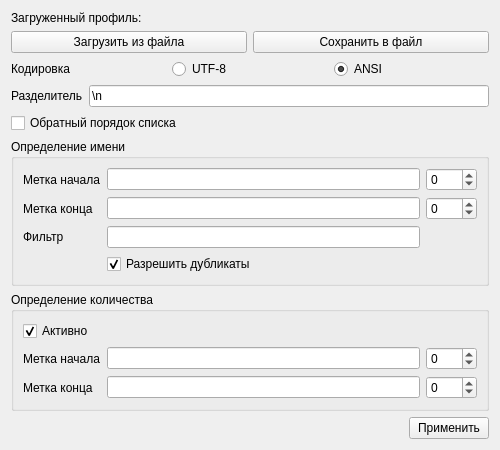
<?xml version="1.0" encoding="UTF-8"?>
<ui version="4.0">
 <class>ProfileSetter</class>
 <widget class="QWidget" name="ProfileSetter">
  <property name="geometry">
   <rect>
    <x>0</x>
    <y>0</y>
    <width>500</width>
    <height>411</height>
   </rect>
  </property>
  <property name="sizePolicy">
   <sizepolicy hsizetype="Fixed" vsizetype="Fixed">
    <horstretch>0</horstretch>
    <verstretch>0</verstretch>
   </sizepolicy>
  </property>
  <property name="windowTitle">
   <string>Настройка профиля</string>
  </property>
  <layout class="QVBoxLayout" name="verticalLayout" stretch="0,0,0,0,0,1,1,0">
   <item>
    <widget class="QLabel" name="label_loaded">
     <property name="text">
      <string>Загруженный профиль: </string>
     </property>
    </widget>
   </item>
   <item>
    <layout class="QHBoxLayout" name="horizontalLayout_2">
     <item>
      <widget class="QPushButton" name="pushButton_load">
       <property name="text">
        <string>Загрузить из файла</string>
       </property>
      </widget>
     </item>
     <item>
      <widget class="QPushButton" name="pushButton_save">
       <property name="text">
        <string>Сохранить в файл</string>
       </property>
      </widget>
     </item>
    </layout>
   </item>
   <item>
    <layout class="QHBoxLayout" name="horizontalLayout_4">
     <item>
      <widget class="QLabel" name="label_6">
       <property name="text">
        <string>Кодировка</string>
       </property>
      </widget>
     </item>
     <item>
      <widget class="QRadioButton" name="radioButton_utf8">
       <property name="text">
        <string>UTF-8</string>
       </property>
      </widget>
     </item>
     <item>
      <widget class="QRadioButton" name="radioButton_ansi">
       <property name="text">
        <string>ANSI</string>
       </property>
       <property name="checked">
        <bool>true</bool>
       </property>
      </widget>
     </item>
    </layout>
   </item>
   <item>
    <layout class="QHBoxLayout" name="horizontalLayout_3">
     <item>
      <widget class="QLabel" name="label_5">
       <property name="minimumSize">
        <size>
         <width>71</width>
         <height>0</height>
        </size>
       </property>
       <property name="text">
        <string>Разделитель</string>
       </property>
      </widget>
     </item>
     <item>
      <widget class="QLineEdit" name="lineEdit_splitter">
       <property name="text">
        <string>\n</string>
       </property>
       <property name="alignment">
        <set>Qt::AlignLeading|Qt::AlignLeft|Qt::AlignVCenter</set>
       </property>
      </widget>
     </item>
    </layout>
   </item>
   <item>
    <widget class="QCheckBox" name="checkBox_invertedOrder">
     <property name="text">
      <string>Обратный порядок списка</string>
     </property>
    </widget>
   </item>
   <item>
    <widget class="QGroupBox" name="groupBox">
     <property name="title">
      <string>Определение имени</string>
     </property>
     <layout class="QGridLayout" name="gridLayout_2" columnstretch="0,0,0">
      <item row="1" column="1">
       <widget class="QLineEdit" name="lineEdit_nameEnd">
        <property name="alignment">
         <set>Qt::AlignLeading|Qt::AlignLeft|Qt::AlignVCenter</set>
        </property>
       </widget>
      </item>
      <item row="0" column="1">
       <widget class="QLineEdit" name="lineEdit_nameStart">
        <property name="alignment">
         <set>Qt::AlignLeading|Qt::AlignLeft|Qt::AlignVCenter</set>
        </property>
       </widget>
      </item>
      <item row="1" column="0">
       <widget class="QLabel" name="label_4">
        <property name="text">
         <string>Метка конца</string>
        </property>
       </widget>
      </item>
      <item row="0" column="0">
       <widget class="QLabel" name="label_3">
        <property name="text">
         <string>Метка начала</string>
        </property>
       </widget>
      </item>
      <item row="2" column="0">
       <widget class="QLabel" name="label_7">
        <property name="text">
         <string>Фильтр</string>
        </property>
       </widget>
      </item>
      <item row="3" column="1">
       <widget class="QCheckBox" name="checkBox_allowDub">
        <property name="text">
         <string>Разрешить дубликаты</string>
        </property>
        <property name="checked">
         <bool>true</bool>
        </property>
       </widget>
      </item>
      <item row="2" column="1">
       <widget class="QLineEdit" name="lineEdit_filter">
        <property name="toolTip">
         <string>указать текст который должен присутствовать, несколько значений через &quot;;&quot;, &quot;!&quot; инверсия</string>
        </property>
        <property name="statusTip">
         <string/>
        </property>
       </widget>
      </item>
      <item row="0" column="2">
       <widget class="QSpinBox" name="spinBox_offNS">
        <property name="minimum">
         <number>-100</number>
        </property>
        <property name="maximum">
         <number>100</number>
        </property>
       </widget>
      </item>
      <item row="1" column="2">
       <widget class="QSpinBox" name="spinBox_offNE">
        <property name="minimum">
         <number>-100</number>
        </property>
        <property name="maximum">
         <number>100</number>
        </property>
       </widget>
      </item>
     </layout>
    </widget>
   </item>
   <item>
    <widget class="QGroupBox" name="groupBox_2">
     <property name="title">
      <string>Определение количества</string>
     </property>
     <layout class="QGridLayout" name="gridLayout">
      <item row="1" column="0">
       <widget class="QLabel" name="label">
        <property name="text">
         <string>Метка начала</string>
        </property>
       </widget>
      </item>
      <item row="1" column="1">
       <widget class="QLineEdit" name="lineEdit_countStart">
        <property name="alignment">
         <set>Qt::AlignLeading|Qt::AlignLeft|Qt::AlignVCenter</set>
        </property>
       </widget>
      </item>
      <item row="2" column="0">
       <widget class="QLabel" name="label_2">
        <property name="text">
         <string>Метка конца</string>
        </property>
       </widget>
      </item>
      <item row="0" column="0">
       <widget class="QCheckBox" name="checkBox_countEnabled">
        <property name="text">
         <string>Активно</string>
        </property>
        <property name="checked">
         <bool>true</bool>
        </property>
       </widget>
      </item>
      <item row="2" column="1">
       <widget class="QLineEdit" name="lineEdit_countEnd">
        <property name="alignment">
         <set>Qt::AlignLeading|Qt::AlignLeft|Qt::AlignVCenter</set>
        </property>
       </widget>
      </item>
      <item row="1" column="2">
       <widget class="QSpinBox" name="spinBox_offCS">
        <property name="minimum">
         <number>-100</number>
        </property>
        <property name="maximum">
         <number>100</number>
        </property>
       </widget>
      </item>
      <item row="2" column="2">
       <widget class="QSpinBox" name="spinBox_offCE">
        <property name="minimum">
         <number>-100</number>
        </property>
        <property name="maximum">
         <number>100</number>
        </property>
       </widget>
      </item>
     </layout>
    </widget>
   </item>
   <item>
    <layout class="QHBoxLayout" name="horizontalLayout">
     <item>
      <spacer name="horizontalSpacer">
       <property name="orientation">
        <enum>Qt::Horizontal</enum>
       </property>
       <property name="sizeType">
        <enum>QSizePolicy::Expanding</enum>
       </property>
       <property name="sizeHint" stdset="0">
        <size>
         <width>40</width>
         <height>20</height>
        </size>
       </property>
      </spacer>
     </item>
     <item>
      <widget class="QPushButton" name="pushButton_apply">
       <property name="text">
        <string>Применить</string>
       </property>
      </widget>
     </item>
    </layout>
   </item>
  </layout>
 </widget>
 <resources/>
 <connections/>
</ui>
